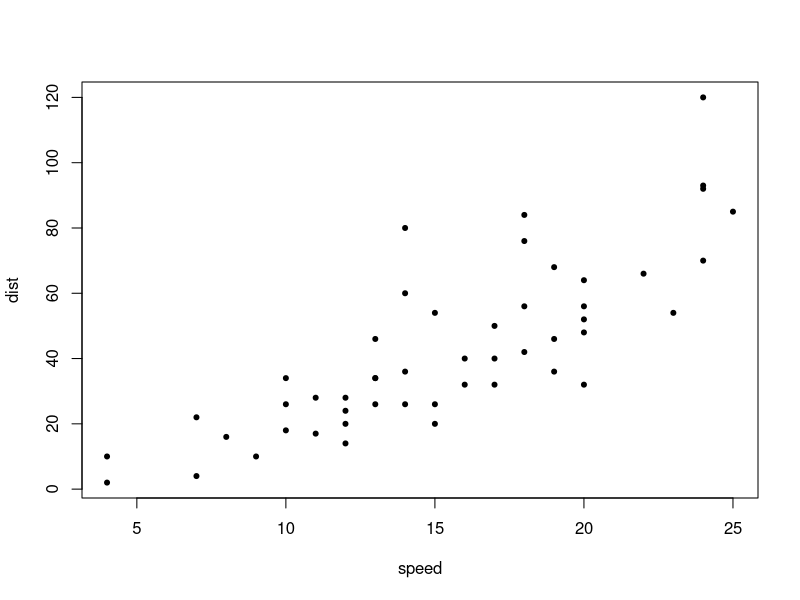

This figure's R source:
## ---- chunk 1
summary(cars)
fit <- lm(dist ~ speed, data = cars)
fit
## ---- chunk 2
plot(cars, pch = 20)  # not really cool
